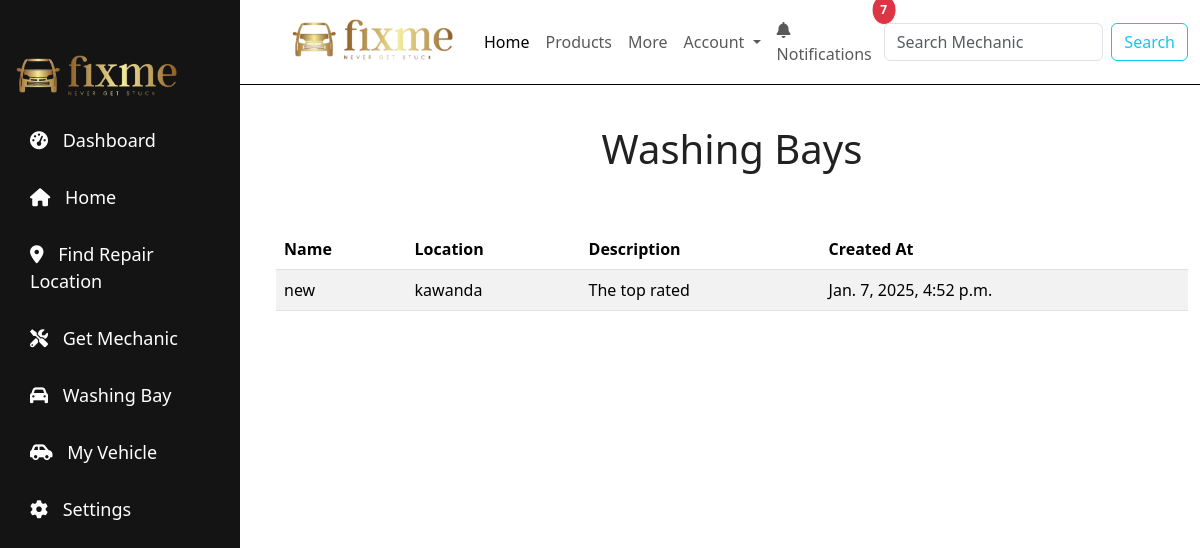
The page /washingbay/ (signed in) on the database its author committed.
### fixmeApp/models.py (models this page shows)
class WashingBay(models.Model):
    name = models.CharField(max_length=20)
    location = models.CharField(max_length=30)
    description = models.CharField(max_length=100, null=True, blank=True)
    created_at = models.DateTimeField(auto_now_add=True)

### fixmeApp/views.py (the view)
# urls.py: path('washingbay/', views.washingbay, name="washingbay"),
@login_required
def washingbay(request):
    washingbay = WashingBay.objects.all()
    return render(request, 'washingbay.html', {
        'washingbay': washingbay,
        'washingbay_count': washingbay.count(),
        'washingbay_created_at': washingbay.first().created_at if washingbay.exists() else None
    })

### fixmeApp/views.py (called while the page is built)
def message_count_processor(request):
    if request.user.is_authenticated:
        return {
            'message_count': Message.objects.filter(user=request.user, read=False).count()
        }
    return {
        'message_count': 0
    }

### fixmeApp/templates/washingbay.html
{% extends 'base.html' %}
{% block content %}
{% load static %}
   <br>
    <center><h1>Washing Bays</h1></center>
    <br><br>
    <table class="table table-striped">
        <thead>
            <tr>
                <th>Name</th>
                <th>Location</th>
                <th>Description</th>
                <th>Created At</th>
            </tr>
        </thead>
        <tbody>
            {% for bay in washingbay %}
                <tr>
                    <td>{{ bay.name }}</td>
                    <td>{{ bay.location }}</td>
                    <td>{{ bay.description }}</td>
                    <td>{{ bay.created_at }}</td>
                </tr>
            {% endfor %}
        </tbody>
    </table>
{% endblock %}

### fixmeApp/static/css/nav.css (style rules this page uses)
* { margin: 0; padding: 0; box-sizing: border-box; line-height: 1.5; }
body { font-family: Arial, sans-serif; background-color: #fff; width: 100vw; }

### rows shown on the page
WashingBay: name "new", location "kawanda", description "The top rated", created_at "Jan. 7, 2025, 4:52 p.m."

### other values the page prints
{{ message_count }} "7"
